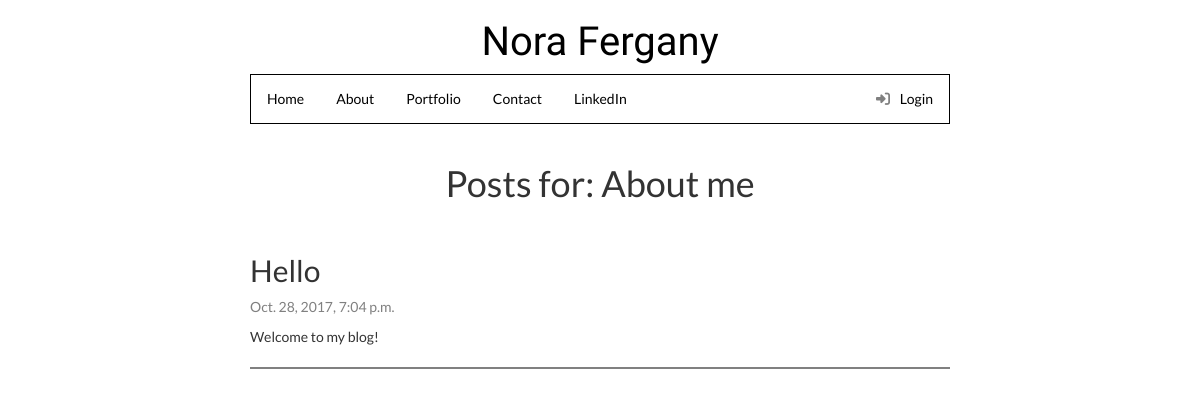
The page /category/5/ on the database its author committed.
### blog/models.py (models this page shows, shortened)
class Category(models.Model):
    title = models.CharField(max_length=200, verbose_name="Title")
    description = models.TextField()
    class Meta:
        verbose_name = "Category"
        verbose_name_plural = "Categories"
        ordering = ['title']

class Post(models.Model):
    author = models.ForeignKey('auth.User')
    title = models.CharField(max_length=200)
    text = models.TextField()
    created_date = models.DateTimeField(
        default=timezone.now)
    published_date = models.DateTimeField(blank=True, null=True)
    category = models.ForeignKey(Category, verbose_name="Category", default='Category', null=True, blank=True)

### blog/views.py (the view)
# urls.py: url(r'^category/(?P<pk>\d+)/$', views.category_detail, name='category_detail'),
def category_detail(request, pk):
    category = get_object_or_404(Category, pk=pk)
    return render(request, 'blog/category_detail.html', {
        'category': category})

### blog/templates/blog/category_detail.html
{% extends 'blog/base.html' %}
{% block content %}
<h1 style="padding-bottom:30px;">Posts for: {{category.title}}</h1>
{% if category.post_set.all %}
{% for i in category.post_set.all %}
<h2 style="text-align:left;">{{i.title}}</h2>
<p style="color:gray;">{{i.published_date}}</p>
<p style="text-align:left;padding-bottom:20px;border-bottom:solid gray;border-width:2px;">{{ i.text }}</p>
{% endfor %}
{% else %}
<p>Sorry, there are no posts in this category yet! Check back soon.</p>
{% endif %}
<br />
{% endblock %}

### blog/static/css/blog.css (style rules this page uses)
.content { background-color: #ffffff; font-family: 'Lato', sans-serif; margin:10px 250px; }
title, h1, h2 { text-align:center; }

### rows shown on the page
Category: title "About me"
Post: title "Hello", published_date "Oct. 28, 2017, 7:04 p.m.", text "Welcome to my blog!"
